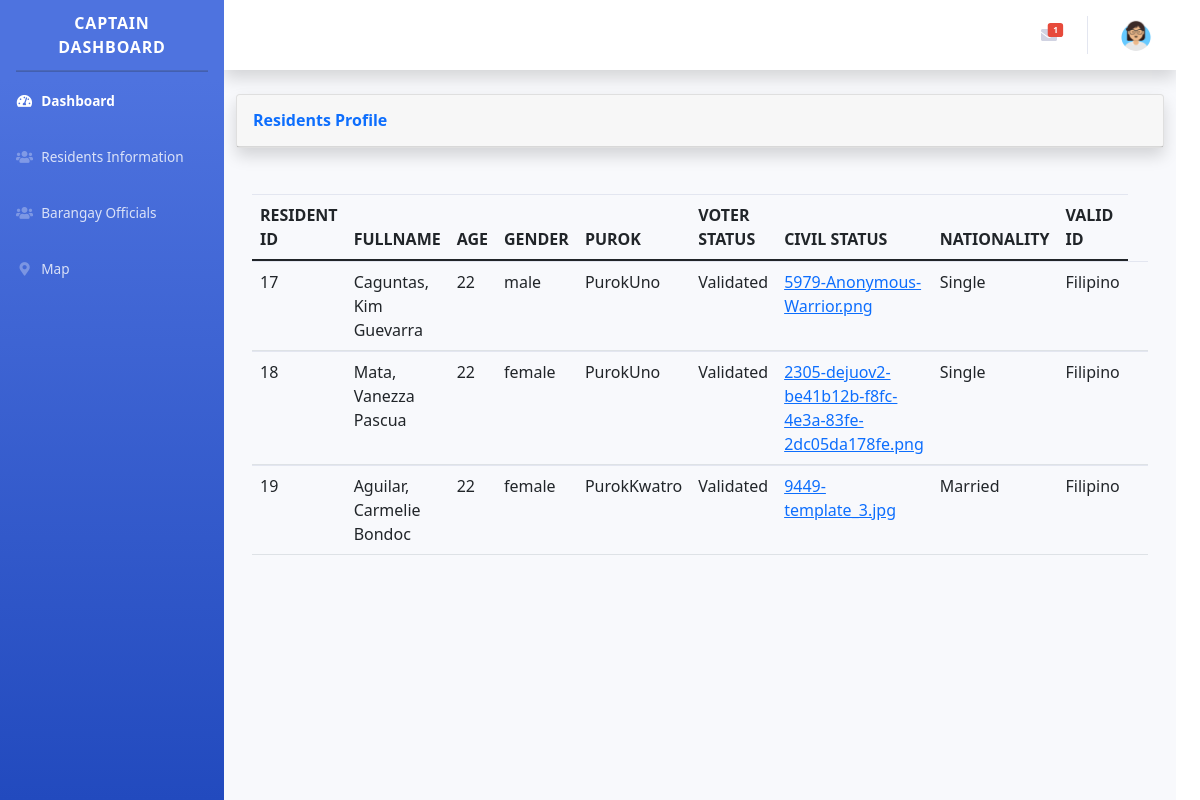
The app's page /aresident.php with its own data.
### tables this page shows
CREATE TABLE `tbl_resident` (
  `id_resident` int(11) NOT NULL,
  `user_id` int(11) NOT NULL,
  `lname_resident` varchar(55) NOT NULL,
  `fname_resident` varchar(55) NOT NULL,
  `mname_resident` varchar(55) NOT NULL,
  `suffix_resident` varchar(55) NOT NULL,
  `birthdate_resident` date NOT NULL,
  `age` int(11) NOT NULL,
  `gender` varchar(55) NOT NULL,
  `purok` varchar(55) NOT NULL,
  `voter_status` varchar(55) NOT NULL,
  `civil_status` varchar(55) NOT NULL,
  `nationality` varchar(55) NOT NULL,
  `Status` tinyint(4) NOT NULL,
  `valid_id` varbinary(1052) NOT NULL,
  `ClearCert` varbinary(1052) NOT NULL,
  `IndiCert` varbinary(1052) NOT NULL,
  `ResiCert` varbinary(1052) NOT NULL,
  `id_uploadDate` varchar(255) NOT NULL
);

### aresident.php (the view, shortened to what this page needs)
	<?php
	include('includes/header.php');
	include('includes/capt_navbar.php');
	?>
	<link rel="stylesheet" href="https://cdn.datatables.net/1.11.4/css/dataTables.bootstrap5.min.css" />
	<div id="content-wrapper" class="d-flex flex-column">
		<div id="content">
			<nav class="navbar navbar-expand navbar-light bg-white topbar mb-4 static-top shadow">
				<ul class="navbar-nav ml-auto">
				<?php
			    include("condb.php");
			    $sql = "SELECT * FROM tbl_msg WHERE msg_status=0";
			    $result= mysqli_query($cn,$sql);
			    $row= mysqli_num_rows($result);
			    ?>
				<li class="nav-item dropdown no-arrow mx-1">
					<a class="nav-link dropdown-toggle" href="#" id="alertsDropdown" role="button" data-toggle="dropdown" aria-haspopup="true" aria-expanded="false">
						<span class="badge badge-danger badge-counter"> <?php echo $row; ?></span>
					</a>
			</li>
			<li class="nav-item dropdown no-arrow">
				<a class="nav-link dropdown-toggle" href="#" id="userDropdown" role="button"
				data-toggle="dropdown" aria-haspopup="true" aria-expanded="false">
				<img src="img/admin.png" class="img-profile rounded-circle">
			</a>
	</li>
	</ul>
	</nav>
	<div class="container-fluid">
		<div class="card shadow mb-4">
			<div class="card-header py-3">
				<h6 class="m-0 font-weight-bold text-primary">Residents Profile
				</h6>
			</div>
		</div>
		<div class="card-body">
			<div class="table-responsive">
				<table class="table table-hover" id="dataTable" width="100%" cellspacing="0">
					<thead>
						<tr>
							<th>RESIDENT ID</th>
							<th>FULLNAME</th>
							<th>AGE</th>
							<th>GENDER</th>
							<th>PUROK</th>
							<th>VOTER STATUS</th>
							<th>CIVIL STATUS</th>
							<th>NATIONALITY</th>
							<th>VALID ID</th>
						</tr>
					</thead>
					<?php
						$sql = "SELECT * FROM tbl_resident WHERE Status = '1' ";
                  		$result = mysqli_query($cn, $sql);
						while ($results = mysqli_fetch_array($result)) { ?>
						<tr>
							<td><?php echo $results ['id_resident'] ?></td>
							<td><?php echo $results ['lname_resident'], ", " , $results ['fname_resident'], " ", $results ['mname_resident'], " ", $results ['suffix_resident'] ?></td>
							<td><?php echo $results ['age'] ?></td>
							<td><?php echo $results ['gender'] ?></td>
							<td><?php echo $results ['purok'] ?></td>
							<td><?php echo $results ['voter_status'] ?></td>
							<?php
								if ($results['valid_id'] != null) {
			                    echo '<td><a href="idDownload.php?src='.$results['valid_id'].'">'.$results['valid_id'].'</a></td>';
			                  }else{
			                     echo "<td>ID was not Uploaded</td> ";
			                  }?>
										<td><?php echo $results ['civil_status'] ?></td>
							<td><?php echo $results ['nationality'] ?></td>
							<td>
							</td>
							<td>
							</td>
						</tr>
					<?php } ?>
				</table>
			</div>
		</div>
	</div>
	</div>
	</div>
<?php
include ('includes/footer.php');
 ?>

### records on screen
tbl_resident: id_resident "17", lname_resident "Caguntas", fname_resident "Kim", mname_resident "Guevarra", age "22", gender "male", purok "PurokUno", voter_status "Validated", valid "5979-Anonymous-Warrior.png", civil_status "Single", nationality "Filipino"
tbl_resident: id_resident "18", lname_resident "Mata", fname_resident "Vanezza", mname_resident "Pascua", age "22", gender "female", purok "PurokUno", voter_status "Validated", valid "2305-dejuov2-be41b12b-f8fc-4e3a-83fe-2dc05da178fe.png", civil_status "Single", nationality "Filipino"
tbl_resident: id_resident "19", lname_resident "Aguilar", fname_resident "Carmelie", mname_resident "Bondoc", age "22", gender "female", purok "PurokKwatro", voter_status "Validated", valid "9449-template_3.jpg", civil_status "Married", nationality "Filipino"

### other values on screen
$row "1"
